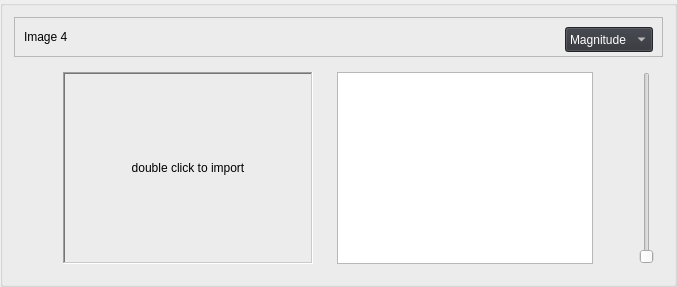
         <widget class="QGroupBox" name="groupBox_19">
          <property name="title">
           <string/>
          </property>
          <layout class="QGridLayout" name="gridLayout_31">
           <item row="0" column="0">
            <layout class="QVBoxLayout" name="verticalLayout_4">
             <item>
              <widget class="QFrame" name="frame_10">
               <property name="minimumSize">
                <size>
                 <width>0</width>
                 <height>40</height>
                </size>
               </property>
               <property name="maximumSize">
                <size>
                 <width>16777215</width>
                 <height>40</height>
                </size>
               </property>
               <property name="frameShape">
                <enum>QFrame::StyledPanel</enum>
               </property>
               <property name="frameShadow">
                <enum>QFrame::Raised</enum>
               </property>
               <layout class="QGridLayout" name="gridLayout_32">
                <item row="0" column="2">
                 <widget class="QComboBox" name="comboBox_10">
                  <property name="minimumSize">
                   <size>
                    <width>0</width>
                    <height>25</height>
                   </size>
                  </property>
                  <property name="maximumSize">
                   <size>
                    <width>16777215</width>
                    <height>25</height>
                   </size>
                  </property>
                  <property name="styleSheet">
                   <string notr="true">background-color: #303239;
color: white;
</string>
                  </property>
                  <item>
                   <property name="text">
                    <string>Magnitude</string>
                   </property>
                  </item>
                  <item>
                   <property name="text">
                    <string>Phase</string>
                   </property>
                  </item>
                  <item>
                   <property name="text">
                    <string>Real</string>
                   </property>
                  </item>
                  <item>
                   <property name="text">
                    <string>Imaginary</string>
                   </property>
                  </item>
                 </widget>
                </item>
                <item row="0" column="0">
                 <widget class="QLabel" name="label_28">
                  <property name="text">
                   <string>Image 4</string>
                  </property>
                 </widget>
                </item>
                <item row="0" column="1">
                 <spacer name="horizontalSpacer_4">
                  <property name="orientation">
                   <enum>Qt::Horizontal</enum>
                  </property>
                  <property name="sizeHint" stdset="0">
                   <size>
                    <width>40</width>
                    <height>20</height>
                   </size>
                  </property>
                 </spacer>
                </item>
               </layout>
              </widget>
             </item>
             <item>
              <layout class="QHBoxLayout" name="horizontalLayout_10">
               <item>
                <widget class="QGroupBox" name="groupBox_22">
                 <property name="styleSheet">
                  <string notr="true">QGroupBox {
    border: none; /* or border: 0; */
}

QGroupBox::title {
    subcontrol-origin: margin;
    subcontrol-position: top left;
    padding: 0 5px; /* Optional padding for the title */
}

</string>
                 </property>
                 <property name="title">
                  <string/>
                 </property>
                 <layout class="QGridLayout" name="gridLayout_33">
                  <item row="0" column="1">
                   <widget class="QLabel" name="image4">
                    <property name="minimumSize">
                     <size>
                      <width>250</width>
                      <height>0</height>
                     </size>
                    </property>
                    <property name="maximumSize">
                     <size>
                      <width>250</width>
                      <height>300</height>
                     </size>
                    </property>
                    <property name="frameShape">
                     <enum>QFrame::WinPanel</enum>
                    </property>
                    <property name="frameShadow">
                     <enum>QFrame::Sunken</enum>
                    </property>
                    <property name="text">
                     <string>double click to import</string>
                    </property>
                    <property name="scaledContents">
                     <bool>true</bool>
                    </property>
                    <property name="alignment">
                     <set>Qt::AlignCenter</set>
                    </property>
                   </widget>
                  </item>
                  <item row="0" column="0">
                   <spacer name="horizontalSpacer_11">
                    <property name="orientation">
                     <enum>Qt::Horizontal</enum>
                    </property>
                    <property name="sizeHint" stdset="0">
                     <size>
                      <width>40</width>
                      <height>20</height>
                     </size>
                    </property>
                   </spacer>
                  </item>
                 </layout>
                </widget>
               </item>
               <item>
                <widget class="QGroupBox" name="groupBox_23">
                 <property name="styleSheet">
                  <string notr="true">QGroupBox {
    border: none; /* or border: 0; */
}

QGroupBox::title {
    subcontrol-origin: margin;
    subcontrol-position: top left;
    padding: 0 5px; /* Optional padding for the title */
}

</string>
                 </property>
                 <property name="title">
                  <string/>
                 </property>
                 <layout class="QGridLayout" name="gridLayout_11">
                  <item row="0" column="0">
                   <layout class="QHBoxLayout" name="horizontalLayout_9">
                    <item>
                     <widget class="QGraphicsView" name="ft_comp_4"/>
                    </item>
                   </layout>
                  </item>
                  <item row="0" column="2">
                   <widget class="QSlider" name="verticalSlider_4">
                    <property name="orientation">
                     <enum>Qt::Vertical</enum>
                    </property>
                   </widget>
                  </item>
                  <item row="0" column="1">
                   <spacer name="horizontalSpacer_12">
                    <property name="orientation">
                     <enum>Qt::Horizontal</enum>
                    </property>
                    <property name="sizeHint" stdset="0">
                     <size>
                      <width>40</width>
                      <height>20</height>
                     </size>
                    </property>
                   </spacer>
                  </item>
                 </layout>
                </widget>
               </item>
              </layout>
             </item>
            </layout>
           </item>
          </layout>
         </widget>
